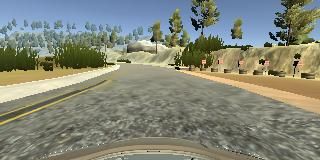
#> input picture examples/center_driving.jpg, 320 x 160 px
$ python -i image_processing.py   (imports and definitions only)
#> lines starting #> are read from the running program, lines starting #| are printed output that depends on the picture
import cv2
from matplotlib.pyplot import imread
from random import seed
from random import randint
from random import random

# seed random number generator
# [1 line not run here, left out]

def image_preprocessing(img):
    # Remove unnecessary parts of the image
    img = img[61:137,:,:]
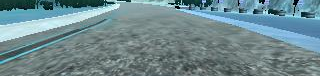
#> img: shape (76, 320, 3); mean of channels 0, 1, 2 143, 137.1, 110.4; drawn as B, G, R

    img = hsv_conversion(img)

    img = gaussian_blur(img)

    # This is preffered size for neural network used
    img = cv2.resize(img, (200, 66))

    return img

def hsv_conversion(img):
    return cv2.cvtColor(img, cv2.COLOR_RGB2YUV)
#> returned value: shape (76, 320, 3); mean of channels 0, 1, 2 135.9, 115.5, 134.3

def gaussian_blur(img):
    return cv2.GaussianBlur(img, (3, 3), 0)
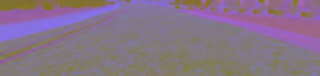
#> returned value: shape (76, 320, 3); mean of channels 0, 1, 2 135.9, 115.5, 134.3; drawn as B, G, R

# [7 lines left out: function read_one_image, not called in this run]

def flip_image(img):
    flip_around_y_axis = 1
    return cv2.flip(img, flip_around_y_axis)

# [53 lines left out: functions should_augment, read_data, not called in this run]

>>> import cv2
>>> picture = cv2.cvtColor(cv2.imread('examples/center_driving.jpg'), cv2.COLOR_BGR2RGB)
>>> result = image_preprocessing(picture)
#> in image_preprocessing, `img = cv2.resize(img, (200, 66))`: img: shape (66, 200, 3); mean of channels 0, 1, 2 135.8, 115.4, 134.3

$ run again, on examples/flipped_image.jpg
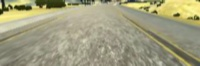
#> input picture examples/flipped_image.jpg, 200 x 66 px
#> in image_preprocessing, `img = cv2.resize(img, (200, 66))`:
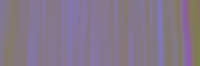
#> img: shape (66, 200, 3); mean of channels 0, 1, 2 138.2, 118.9, 132; drawn as B, G, R
